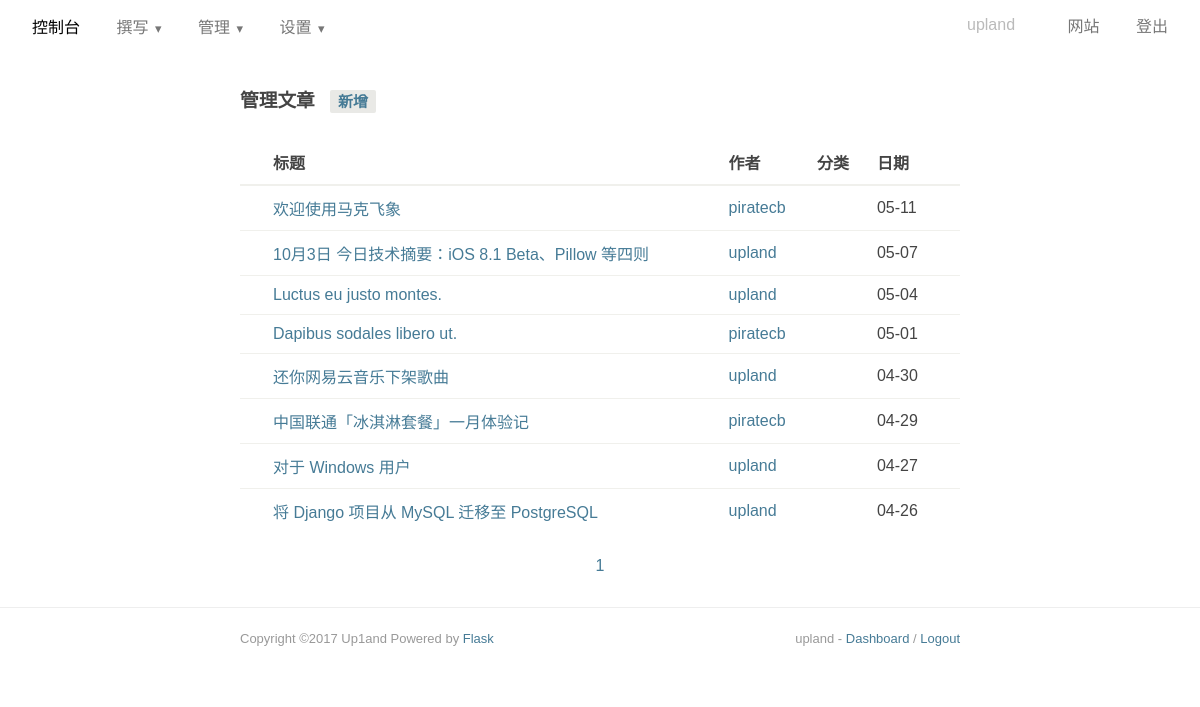
Screenshot of /dashboard/manage-posts (signed in) with the database file from the repository.
### app/models.py (models this page shows, shortened)
class User(db.Model):
    __tablename__ = 'users'
    id = db.Column(db.Integer, primary_key=True)
    username = db.Column(db.String(64), unique=True, index=True)
    nickname = db.Column(db.String(64))
    email = db.Column(db.String(64))
    password_hash = db.Column(db.String)
    token = db.Column(db.String)
    role = db.Column(db.Boolean)
    posts = db.relationship('Post', backref='author', lazy='dynamic')
    @property
    def password(self):
        raise AttributeError('password is not a readable attribute')

class Post(db.Model):
    __tablename__ = 'posts'
    id = db.Column(db.Integer, primary_key=True)
    title = db.Column(db.String(64))
    slug = db.Column(db.String(64))
    content = db.Column(db.String)
    created = db.Column(db.DateTime, default=datetime.datetime.utcnow)
    modified = db.Column(db.DateTime, onupdate=datetime.datetime.utcnow)
    type = db.Column(db.String(10), default='post')
    status = db.Column(db.Boolean)
    order = db.Column(db.Integer, default=0)
    views = db.Column(db.Integer, default=1)
    comment_status = db.Column(db.Boolean)
    author_id = db.Column(db.Integer, db.ForeignKey('users.id'))
    metas = db.relationship('Meta',
                        secondary=post_metas,
                        backref=db.backref('posts', lazy='dynamic'))

### app/dashboard/views.py (the view)
@dashboard.route('/manage-posts')
@login_required
def manage_posts():
    arg_page = request.args.get('page', 1, type=int)
    pagination = Post.query.filter_by(type='post').order_by(Post.created.desc()).paginate(arg_page, per_page=10, error_out=False)
    posts = pagination.items
    return render_template('dashboard/manage_posts.html', posts=posts, pagination=pagination)

### app/models.py (called while the page is built)
@login_manager.user_loader
def load_user(user_id):
    return User.query.get(int(user_id))

### app/templates/dashboard/manage_posts.html (shortened to what this page needs)
{% extends "dashboard/base.html" %}
{% import "_pagination.html" as macros %}
{% block content %}
<div class="manage-posts">
    <h3>管理文章 <a href="{{ url_for('dashboard.write_post') }}">新增</a></h3>
    <div class="table-wrap">
        <table class="list-table">
            <thead>
                <tr>
                    <th> </th>
                    <th>标题</th>
                    <th>作者</th>
                    <th>分类</th>
                    <th>日期</th>
                    <th> </th>
                </tr>
            </thead>
            <tbody>
                {% for post in posts %}
                <tr>
                    <td> </td>
                    <td><a href="{{ url_for('dashboard.edit_post', post_id=post.id) }}">{{ post.title }}</a></td>
                    <td><a href="">{{ post.author.username }}</a></td>
                    <td><a href="">{{ post.metas[0] }}</a></td>
                    <td>{{ post.created|strftime('%m-%d') }}</td>
                    <td><a href="{{ url_for('dashboard.delete_post', post_id=post.id) }}" class="post-delete"> 删除 </a></td>
                </tr>
                {% endfor %}
            </tbody>
        </table>
    </div>
    <nav class="pagination align-center">
    {{ macros.widget(pagination, 'dashboard.manage_posts') }}
    </nav>
</div>
{% endblock %}

### app/templates/dashboard/header.html (shortened to what this page needs)
<div class="header pure-g">
    <div class="wrapper pure-u-1">
        <div class="menu-dashboard">
            <div class="pure-menu pure-menu-horizontal">
                <ul class="pure-menu-list">
                    <li class="pure-menu-item pure-menu-selected"><a href="{{ url_for('dashboard.index') }}" class="pure-menu-link">控制台</a></li>
                    <li class="pure-menu-item pure-menu-has-children pure-menu-allow-hover">
                        <a href="#" class="pure-menu-link">撰写</a>
                    </li>
                    <li class="pure-menu-item pure-menu-has-children pure-menu-allow-hover">
                        <a href="#" class="pure-menu-link">管理</a>
                    </li>
                    <li class="pure-menu-item pure-menu-has-children pure-menu-allow-hover">
                        <a href="#" class="pure-menu-link">设置</a>
                    </li>
                </ul>
            </div>
        </div>
        <div class="menu-profile">
            <div class="pure-menu pure-menu-horizontal">
                <ul class="pure-menu-list">
                    <li class="pure-menu-item pure-menu-disabled"><a href="#" class="pure-menu-link">{{ current_user.username }}</a></li>
                    <li class="pure-menu-item"><a href="{{ url_for('main.index') }}" class="pure-menu-link">网站</a></li>
                    <li class="pure-menu-item"><a href="{{ url_for('main.logout') }}" class="pure-menu-link">登出</a></li>
                </ul>
            </div>
        </div>
    </div>
</div>

### app/templates/footer.html
<div class="footer pure-g">
    <div class="wrapper pure-u-1 pure-u-md-4-5 pure-u-lg-3-5">
        <p>
            Copyright ©2017 Up1and Powered by <a class="banquan" href="https://github.com/pallets/flask">Flask</a>
            <span style="float: right">
                {% if current_user.is_authenticated %}
                {{ current_user.username }} -
                <a href="{{ url_for('dashboard.index') }}">Dashboard</a> /
                <a href="{{ url_for('main.logout') }}">Logout</a>
                {% else %}
                <a href="{{ url_for('main.login') }}">Login</a>
                {% endif %}
            </span>
        </p>
    </div>
</div>

### app/static/css/pure-min.css (style rules this page uses)
.pure-table,table { border-collapse:collapse;border-spacing:0 }
html { font-family:sans-serif;-ms-text-size-adjust:100%;-webkit-text-size-adjust:100% }
body { margin:0 }
article,aside,details,figcaption,figure,footer,header,hgroup,main,menu,nav,section,summary { display:block }
a { background-color:transparent }
.pure-button,.pure-form input:not([type]),.pure-menu { box-sizing:border-box }
legend,td,th { padding:0 }
.pure-g { letter-spacing:-.31em;text-rendering:optimizespeed;font-family:FreeSans,Arimo,"Droid Sans",Helvetica,Arial,sans-serif;display:-webkit-box;display:-webkit-flex;display:-ms-flexbox;display:flex;-webkit-flex-flow:row wrap;-ms-flex-flow:row wrap;flex-flow:row wrap;-webkit-align-content:flex-start;-ms-flex-line-pack:start;align-content:flex-start }
.pure-u,.pure-u-1,.pure-u-1-1,.pure-u-1-12,.pure-u-1-2,.pure-u-1-24,.pure-u-1-3,.pure-u-1-4,.pure-u-1-5,.pure-u-1-6,.pure-u-1-8,.pure-u-10-24,.pure-u-11-12,.pure-u-11-24,.pure-u-12-24,.pure-u-13-24,.pure-u-14-24,.pure-u-15-24,.pure-u-16-24,.pure-u-17-24,.pure-u-18-24,.pure-u-19-24,.pure-u-2-24,.pure-u-2-3,.pure-u-2-5,.pure-u-20-24,.pure-u-21-24,.pure-u-22-24,.pure-u-23-24,.pure-u-24-24,.pure-u-3-24,.pure-u-3-4,.pure-u-3-5,.pure-u-3-8,.pure-u-4-24,.pure-u-4-5,.pure-u-5-12,.pure-u-5-24,.pure-u-5-5,.pure-u-5-6,.pure-u-5-8,.pure-u-6-24,.pure-u-7-12,.pure-u-7-24,.pure-u-7-8,.pure-u-8-24,.pure-u-9-24 { letter-spacing:normal;word-spacing:normal;vertical-align:top;text-rendering:auto;display:inline-block;zoom:1 }
.pure-g [class*=pure-u] { font-family:sans-serif }
.pure-u-1,.pure-u-1-1,.pure-u-24-24,.pure-u-5-5 { width:100% }
.pure-menu-item,.pure-menu-list { position:relative }
.pure-menu-list { list-style:none;margin:0;padding:0 }
.pure-menu-item { padding:0;margin:0;height:100% }
.pure-menu-heading,.pure-menu-link { display:block;text-decoration:none;white-space:nowrap }
.pure-menu-horizontal { width:100%;white-space:nowrap }
.pure-menu-horizontal .pure-menu-list { display:inline-block }
.pure-menu-horizontal .pure-menu-heading,.pure-menu-horizontal .pure-menu-item,.pure-menu-horizontal .pure-menu-separator { display:inline-block;zoom:1;vertical-align:middle }
.pure-menu-has-children>.pure-menu-link:after { padding-left:.5em;content:"\25B8";font-size:small }
.pure-menu-horizontal .pure-menu-has-children>.pure-menu-link:after { content:"\25BE" }
.pure-menu-link { color:#777 }
.pure-menu-disabled,.pure-menu-heading,.pure-menu-link { padding:.5em 1em }
.pure-menu-disabled { opacity:.5 }
.pure-menu-selected .pure-menu-link,.pure-menu-selected .pure-menu-link:visited { color:#000 }

### app/static/css/dashboard.css (style rules this page uses)
html, button, input, select, textarea, .pure-g [class*="pure-u"] { font-family: "Georgia","Xin Gothic","PingFang SC","Hiragino Sans GB","Droid Sans Fallback","Microsoft YaHei",sans-serif; }
body { color: #444; }
a { color: #467B96; text-decoration: none; }
.wrapper { padding-left: 16px; padding-right: 16px; margin: 0 auto; zoom: 1; }
.wrapper:after { display: table; content: ""; clear: both; }
.menu-dashboard { float: left; margin-top: 6px; }
.menu-profile { float: right; }
h3 a { margin-left: 10px; padding: 3px 8px; background: #E9E9E6; font-size: .8em; border-radius: 2px; }
.footer { padding: 10px 0 20px; border-top: 1px solid #eee; color: #999; font-size: 13px; font-family: "Optima","Helvetica Neue",sans-serif; }
.table-wrap { padding-top: 20px; }
.list-table { width: 100%; }
.list-table th { padding: 0 10px 10px; border-bottom: 2px solid #F0F0EC; text-align: left; }
.list-table td { padding: 10px; border-top: 1px solid #F0F0EC; word-break: break-all; position: relative; }
.pagination { margin-top: 1.5em; }

### rows the page displays
User: username "upland"
Post: title "欢迎使用马克飞象", author.username "piratecb", created|strftime "05-11"
Post: title "10月3日 今日技术摘要：iOS 8.1 Beta、Pillow 等四则", author.username "upland", created|strftime "05-07"
Post: title "Luctus eu justo montes.", author.username "upland", created|strftime "05-04"
Post: title "Dapibus sodales libero ut.", author.username "piratecb", created|strftime "05-01"
Post: title "还你网易云音乐下架歌曲", author.username "upland", created|strftime "04-30"
Post: title "中国联通「冰淇淋套餐」一月体验记", author.username "piratecb", created|strftime "04-29"
Post: title "对于 Windows 用户", author.username "upland", created|strftime "04-27"
Post: title "将 Django 项目从 MySQL 迁移至 PostgreSQL", author.username "upland", created|strftime "04-26"

### other values shown
{{ p }} "1"
